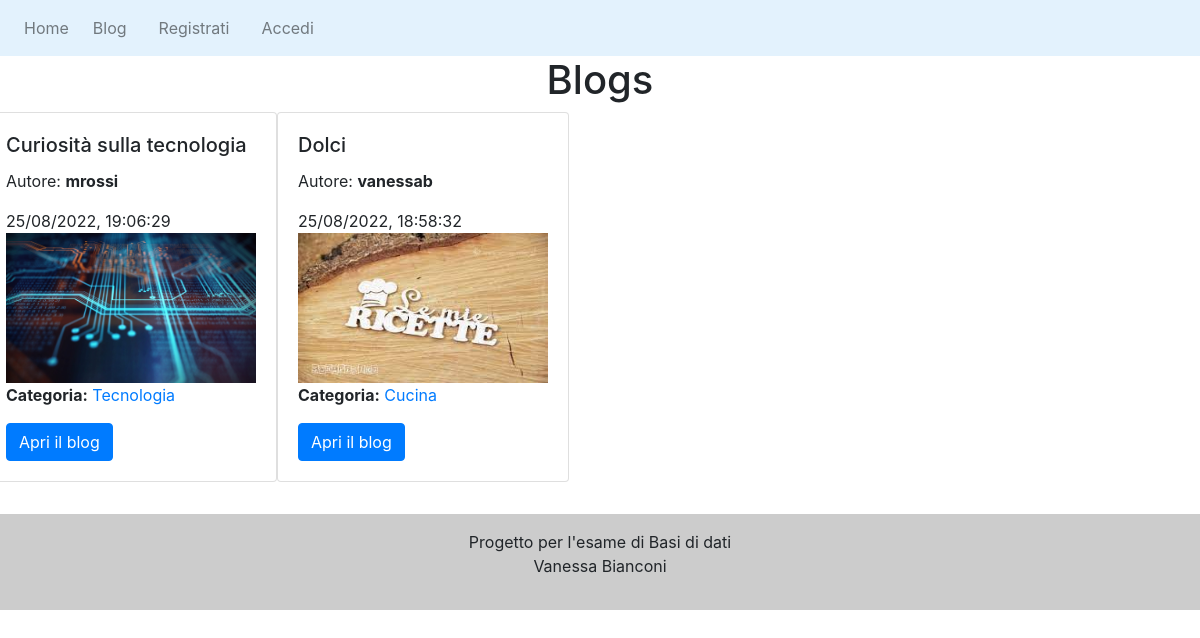
Screenshot of /blog.php with the database file from the repository.
### tables this page shows
CREATE TABLE `blogs` (
  `id` int(11) NOT NULL,
  `title` varchar(200) NOT NULL,
  `user_id` int(11) NOT NULL,
  `co_author` int(11) DEFAULT NULL,
  `image` varchar(200) DEFAULT NULL,
  `font` varchar(255) NOT NULL,
  `background` varchar(200) NOT NULL,
  `id_cat` int(11) NOT NULL,
  `date_time` datetime NOT NULL DEFAULT current_timestamp()
);

CREATE TABLE `users` (
  `id` int(11) NOT NULL,
  `username` varchar(50) NOT NULL,
  `email` varchar(50) NOT NULL,
  `name` varchar(100) NOT NULL,
  `last_name` varchar(100) NOT NULL,
  `phone` varchar(10) NOT NULL,
  `id_card` varchar(9) NOT NULL,
  `password` varchar(255) NOT NULL,
  `date_time` datetime DEFAULT current_timestamp()
);

CREATE TABLE `category` (
  `id_cat` int(11) NOT NULL,
  `name_cat` varchar(200) NOT NULL
);

### blog.php (the view, shortened to what this page needs)
<?php
require "connect.php";
include("header.php");
	$stmt = $mysqli->query("SELECT * FROM blogs ORDER BY date_time DESC");
	$blogs = $stmt->fetch_all(MYSQLI_ASSOC);
?>
<!DOCTYPE html>
<head>
    <link rel="stylesheet" href="css/style.css" type="text/css">
	<link rel="stylesheet" href="https://stackpath.bootstrapcdn.com/bootstrap/4.5.2/css/bootstrap.min.css">
</head>
<body>
    <h1> Blogs </h1>
    <?php
	if(empty($blogs)){ ?>
		<b>Non è presente nessun blog!</b>>
<?php
	}else{ ?>
	<div class="row mb-2">
		<?php
			foreach ($blogs as $blog): ?>
					<?php $blogid = $blog['id'] ?>
					<div id="blog_<?php echo $blogid?>" class="card">
					<div class="card-body d-flex flex-column align-items-start">
					<h5 class="card-title" id="title"><?php echo $blog['title'] ?></h5>
	            	<div>
					    <p> Autore: <b><?php
						$userid = $blog['user_id'];
						 $stmt = $mysqli->prepare("SELECT username FROM users WHERE id = ?");
						    $stmt->bind_param('i', $userid);
					        $stmt->execute();
                            $result = $stmt->get_result();
                            $username = $result->fetch_assoc();
                            echo $username['username'];
                             ?></b></p>
						<?php echo date("d/m/Y, H:i:s", strtotime($blog["date_time"]));
						$image = $blog['image'];
						if($image != NULL){?>
						    <img class="card-img-right flex-auto d-none d-md-block"  src="img/<?php echo $image?>" width="250" height="150"> <?php
						} else {
							echo "";
						}?>
						<p><b>Categoria:</b> <?php
						$stmt = $mysqli->prepare("SELECT name_cat FROM category, blogs WHERE category.id_cat = blogs.id_cat AND blogs.id = ?");
						$stmt->bind_param('i', $blogid);
						$stmt ->execute();
						$result  = $stmt->get_result();
						$cat = $result ->fetch_assoc();
						$stmt->close();?>
						<a href="blogcateg.php?id_cat=<?php echo $blog['id_cat']?>"><?php echo $cat['name_cat']?></a></p>
						<?php if(!isset($_SESSION["loggedin"]) || $_SESSION["loggedin"] !== true){ ?>
						<a id="btp"class="btn btn-primary" id="puls" href="post.php?blog_id=<?php echo $blogid; ?>">Apri il blog</a>
						<?php }?>
					</div>
					</div>
				</div>
	        <?php endforeach ?>
		</div>
<?php
	}
$mysqli->close();?>
</body>
<?php include("footer.php")?>
</html>

### css/style.css (style rules this page uses)
h1, .post-title { text-align: center; }

### rows the page displays
blogs: title "Curiosità sulla tecnologia", user.username "mrossi", date_time "25/08/2022, 19:06:29", image (picture), id_cat.name_cat "Tecnologia"
blogs: title "Dolci", user.username "vanessab", date_time "25/08/2022, 18:58:32", image (picture), id_cat.name_cat "Cucina"
